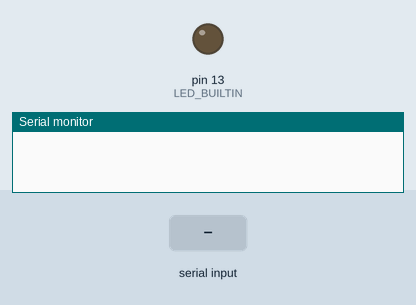
Simulated run of this sketch. Board: Arduino Leonardo, built with avr-gcc and run on an emulated ATmega32U4. On the bench: output pins drawn as LEDs (lit = HIGH), the last lines printed to the serial monitor. Dashed ring = blinking. The inputs (shaded band) are chosen by the test bench. USB keyboard and mouse output is not drawn.

Above: at 0.1 s.
At 4.2 s:
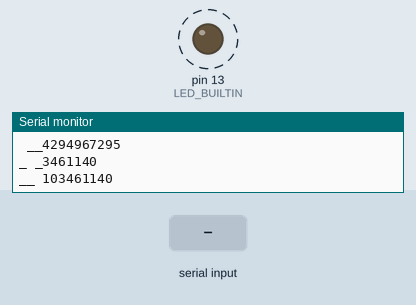
4.3 s: "a" received over Serial
Timing chart, 0 to 12.0 s (numbered marks = the images above; inputs shaded):
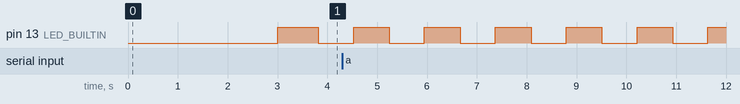

Measured:
- by itself, pin 13 (LED_BUILTIN): alternates HIGH for 0.72 s and LOW for 0.70 s

The sketch:

sketch_oct27a_0001.ino
```cpp
/*
  KeyboardAndMouseControl

  Controls the mouse from five pushbuttons on an Arduino Leonardo, Micro or Due.

  Hardware:
   5 pushbuttons attached to D2, D3, D4, D5, D6

  The mouse movement is always relative. This sketch reads
  four pushbuttons, and uses them to set the movement of the mouse.

  WARNING:  When you use the Mouse.move() command, the Arduino takes
  over your mouse!  Make sure you have control before you use the mouse commands.

  created 15 Mar 2012
  modified 27 Mar 2012
  by Tom Igoe

  this code is in the public domain

*/


/*
  Key Hexadecimal value Decimal value
  //   №

  KEY_SPACE   32
  KEY_!       33
  KEY_"       34
  KEY_#       35
  KEY_$       36
  KEY_%       37
  KEY_&       38
  KEY_(       40
  KEY_)       41
  KEY_*       42
  KEY_+       43
  KEY_,       44
  KEY_-       45
  KEY_.       46
  KEY_/       47
  KEY_0       48
  KEY_1       49
  KEY_2       50
  KEY_3       51
  KEY_4       52
  KEY_5       53
  KEY_6       54
  KEY_7       55
  KEY_8       56
  KEY_9       57
  KEY_:       58
  KEY_;       59
  KEY_<       60
  KEY_=       61
  KEY_>       52
  KEY_?       63
  KEY_@       64
  KEY_A       65
  KEY_B       66
  KEY_C       67
  KEY_D       68
  KEY_E       69
  KEY_F       70
  KEY_G       71
  KEY_H       72
  KEY_I       73
  KEY_J       74
  KEY_K       75
  KEY_L       76
  KEY_M       77
  KEY_N       78
  KEY_O       79
  KEY_P       80
  KEY_Q       81
  KEY_R       82
  KEY_S       83
  KEY_T       84
  KEY_U       85
  KEY_V       86
  KEY_W       87
  KEY_X       88
  KEY_Y       89    Н
  KEY_Z       90    Я
  KEY_[       91    х
  KEY_\       92    \
  KEY_]       93    ъ
  KEY_^       94    :
  KEY__       95    _
  KEY_`       96    ё    // Apostrof
  KEY_a       97
  KEY_b       98
  KEY_c       99
  KEY_d       100
  KEY_e       101
  KEY_f       102
  KEY_g       103

  KEY_w       119
  KEY_z       120


  KEY_{       123
  KEY_|       124
  KEY_}       125
  KEY_~       126     // Tilda


  KEY_LEFT_CTRL   0x80  128
  KEY_LEFT_SHIFT  0x81  129
  KEY_LEFT_ALT    0x82  130
  KEY_LEFT_GUI    0x83  131
  KEY_RIGHT_CTRL  0x84  132
  KEY_RIGHT_SHIFT 0x85  133
  KEY_RIGHT_ALT   0x86  134
  KEY_RIGHT_GUI   0x87  135

  KEY_RETURN      0xB0  176     // KEY_RETURN_ENTER
  KEY_ESC         0xB1  177
  KEY_BACKSPACE   0xB2  178
  KEY_TAB         0xB3  179

  //KEY_<   190
  //KEY_>   191


  KEY_CAPS_LOCK   0xC1  193
  KEY_F1          0xC2  194
  KEY_F2          0xC3  195
  KEY_F3          0xC4  196
  KEY_F4          0xC5  197
  KEY_F5          0xC6  198
  KEY_F6          0xC7  199
  KEY_F7          0xC8  200
  KEY_F8          0xC9  201
  KEY_F9          0xCA  202
  KEY_F10         0xCB  203
  KEY_F11         0xCC  204
  KEY_F12         0xCD  205

  // PrintScreen? POWER!!!!

  KEY_INSERT      0xD1  209
  KEY_HOME        0xD2  210
  KEY_PAGE_UP     0xD3  211
  KEY_DELETE      0xD4  212
  KEY_END         0xD5  213
  KEY_PAGE_DOWN   0xD6  214
  KEY_RIGHT_ARROW 0xD7  215
  KEY_LEFT_ARROW  0xD8  216
  KEY_DOWN_ARROW  0xD9  217
  KEY_UP_ARROW    0xDA  218


*/


/*
  struct KEY_TIMED {
  unsigned char KEY_1;
  unsigned char KEY_2;
  unsigned char KEY_3;
  unsigned char impotant;
  unsigned char shift;
  unsigned char ctrl;
  unsigned char alt;
  unsigned long last_time_colled;
  unsigned long time_no_press_any;
  unsigned long time_no_press_this;

  };
  KEY_TIMED KEYZ_TIMED[50];
*/

/*
    int gg_1 = 33;
    String GGG_1 = String(gg_1);
    Keyboard.println(GGG_1);
    Keyboard.press(gg_1);
    delay(1);
    Keyboard.release(gg_1);
    Keyboard.press(176);
    delay(1);
    Keyboard.release(176);
*/


#include "Keyboard.h"
#include "Mouse.h"


//-----------------------------------------------------------------------
// Описание класса передаваемых кнопок
class Button {

    boolean flagPress;    // признак кнопка сейчас нажата
    boolean flagClick;    // признак кнопка была нажата (клик)
    byte  buttonCount;    // счетчик подтверждений стабильного состояния
    byte timeButton;      // время подтверждения состояния кнопки
    byte _pin;            // номер вывода
};
//-----------------------------------------------------------------------


// use this option for OSX:
// char ctrlKey = KEY_LEFT_GUI;
// use this option for Windows and Linux:
// char ctrlKey = KEY_LEFT_CTRL;

char shiftKey = KEY_LEFT_SHIFT;

int tt = 1;
int tt_MAX = 3;
int tt_Enter = 0;

unsigned long ttt;

String serialReadInChar = "";
int LEDDING = 0;
int moveing = 0;


unsigned long prevTime = 0;
unsigned long curentTime = 0;


void setup() { // initialize the buttons' inputs:

  // initialize digital pin LED_BUILTIN as an output.
  pinMode(LED_BUILTIN, OUTPUT);

  Serial.begin(9600);
  // initialize mouse control:
  Mouse.begin();
  Keyboard.begin();
  delay(3000);

  Keyboard.release(shiftKey);
}


int myData[6];
int myDataId = 0;


String str;
String SerialRead() {
  String str = "";
  while (Serial.available() > 0) {
    str += Serial.read();
    //serialReadInChar += Serial.read();
  }
  return str;
}


int incomingByte;


unsigned long timeDiff = 0;  //период, через какое нужно запускать
unsigned long time_next = 0;  //время, когда в следующий раз запустить

unsigned long maxULong = 4294967295;

//вычисление времени для следующего вызова
unsigned long nextTime(unsigned long timeToAdd, unsigned long timeToDiff) {

  if (maxULong - timeToAdd < timeToDiff) {
    return timeToDiff - (maxULong - timeToAdd);
  } else {
    return timeToAdd + timeToDiff;
  }
}

//-----------------------------------------------------------------------------------
int timerr = 0;
int ttr0 = 0;
void loop() {

  //ledding to show that work
  LEDDING ++;
  if (LEDDING <= 0) {
    digitalWrite(LED_BUILTIN, LOW);    // turn the LED off by making the voltage LOW
  }
  else {
    digitalWrite(LED_BUILTIN, HIGH);   // turn the LED on (HIGH is the voltage level)
    if (LEDDING >= 20000) {
      LEDDING = -20000;
    }
  }


  if (LEDDING == 10000) {
    Serial.flush();
    //Serial.println(inChar);
    unsigned long prevTime = micros();
    //unsigned long prevTime = millis();
    //String prevTimeStr = String(prevTime);
    Serial.print(" __");
    Serial.println(maxULong);
    Serial.print("_ _");
    Serial.println(prevTime);
    Serial.print("__ ");
    Serial.println(nextTime(prevTime, 100000000));
    //Serial.println(nextTime);
    //Serial.println(SerialRead());   // читаем и выводит в Serial
    Serial.flush();
    moveing ++;
  }


  if (timerr < 10) {
    timerr++;
    int gg_1 = 33;
    String GGG_1 = String(gg_1);
    Keyboard.println(GGG_1);
    Keyboard.press(gg_1);
    delay(1);
    Keyboard.release(gg_1);
    Keyboard.press(176);
    delay(1);
    Keyboard.release(176);
  }

  str = "";
  //str = SerialRead();
  int strLength = str.length();

  // K, M = 75, 77

  //if (strLength == )

  if (strLength > 0) {
    Serial.println("-----------------");
    for (int i = 0; i < strLength; i++) {
      int tt = str[i];
      Serial.print(tt);
      Serial.print("   ");
      Serial.println(strLength);
    }
  }

  if (str == "a") {
    Serial.print("!!!!!!!!!!!!");
  }


  if (ttr0 < 100000) {
    if (Serial.available() > 0) {
      incomingByte = Serial.read();

      if (incomingByte == 'A'){

      }
        //Serial.print(incomingByte);
      Serial.println("-----------------");
      //Keyboard.press(incomingByte);
      //delay(1);
      //Keyboard.release(incomingByte);
      Serial.print(incomingByte);
      int tt = 30000;
      Serial.println("^^^^");
      Serial.print(0);
      Serial.println("^^^^");

    }
    ttr0++;
  }


  /*
    for(int i = 0; i < strLength; i++) {
      Keyboard.press(str[i]);
      delay(1);
      Keyboard.release(str[i]);
    }
  */
  /*
    if (str.length() > 0){

    Serial.println(" __");
    Keyboard.press(str[0]);
    delay(1);
    Keyboard.release(str[0]);
    Serial.flush();
    }
  */


}


//  if (inChar[0] == 50) {
//    //Mouse.move(0, 4);
//  }

//    if (inChar[1] == 50) {
//    Mouse.move(0, 40);
//  }
//
//  if (inChar[2] == 50) {
//    Mouse.move(0, 140);
//  }

//inChar = "";


//
////------------------------
//  if (Serial.available() > 0) {
//    int Serial_n = Serial.available();
//    //int inChar = Serial.read();
//    //char inChar = Serial.read();
//    inChar += Serial.read();
//
//    Serial.println(inChar);
//
//    String GGG_1 = String(Serial_n);
//    Keyboard.println(GGG_1);
//    Keyboard.press(Serial_n);
//    delay(1);
//    Keyboard.release(Serial_n);
//
//    /*
//        String GGG_1 = String(inChar[0]);
//        Keyboard.println(GGG_1);
//        Keyboard.press(inChar[0]);
//        delay(1);
//        Keyboard.release(inChar[0]);
//    */
//    /*
//        if (inChar[0] == 33) {
//
//          String GGG_1 = String(inChar[0]);
//          Keyboard.println(GGG_1);
//          Keyboard.press(inChar[0]);
//          delay(1);
//          Keyboard.release(inChar[0]);
//        }
//    */
//    /*
//        String GGG_1 = String(inChar);
//        Keyboard.println(GGG_1);
//        Keyboard.press(inChar);
//        delay(1);
//        Keyboard.release(inChar);
//    */
//    String int33 = String(33);
//    String int34 = String(44);
//    switch (inChar[0]) {
//
//      /*
//                case 3:
//                  // move mouse up
//                  Mouse.move(0, -4);
//                  break;
//                case 4:
//                  // move mouse down
//                  Mouse.move(0, 4);
//                  break;
//      */
//
//      /*
//        case 'u':
//        // move mouse up
//        Mouse.move(0, -4);
//        break;
//        case 'd':
//        // move mouse down
//        Mouse.move(0, 4);
//        break;
//        case 'l':
//        // move mouse left
//        Mouse.move(-4, 0);
//        break;
//        case 'r':
//        // move mouse right
//        Mouse.move(4, 0);
//        break;
//        case 'm':
//        // perform mouse left click
//        Mouse.click(MOUSE_LEFT);
//        break;
//        case 'p':
//        // perform mouse right click
//        Mouse.click(MOUSE_RIGHT);
//        break;
//      */
//
//      ///*
//      case 33:
//        // move mouse up
//        Mouse.move(0, -4);
//        break;
//      case 55:
//        // move mouse down
//        Mouse.move(0, 4);
//        break;
//        //*/
//    }
//  }
//
////-------------------------------------
//
//
//
//
//
```
